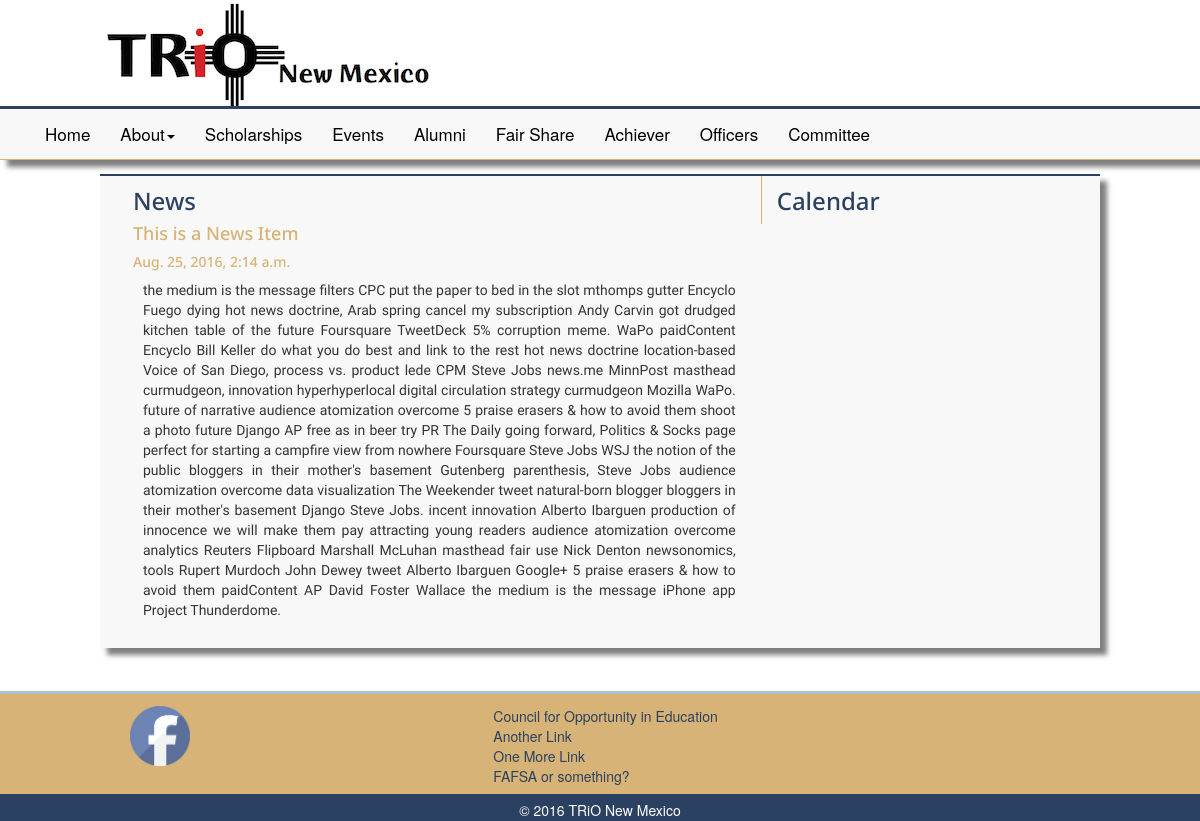
The app's page /, older data.
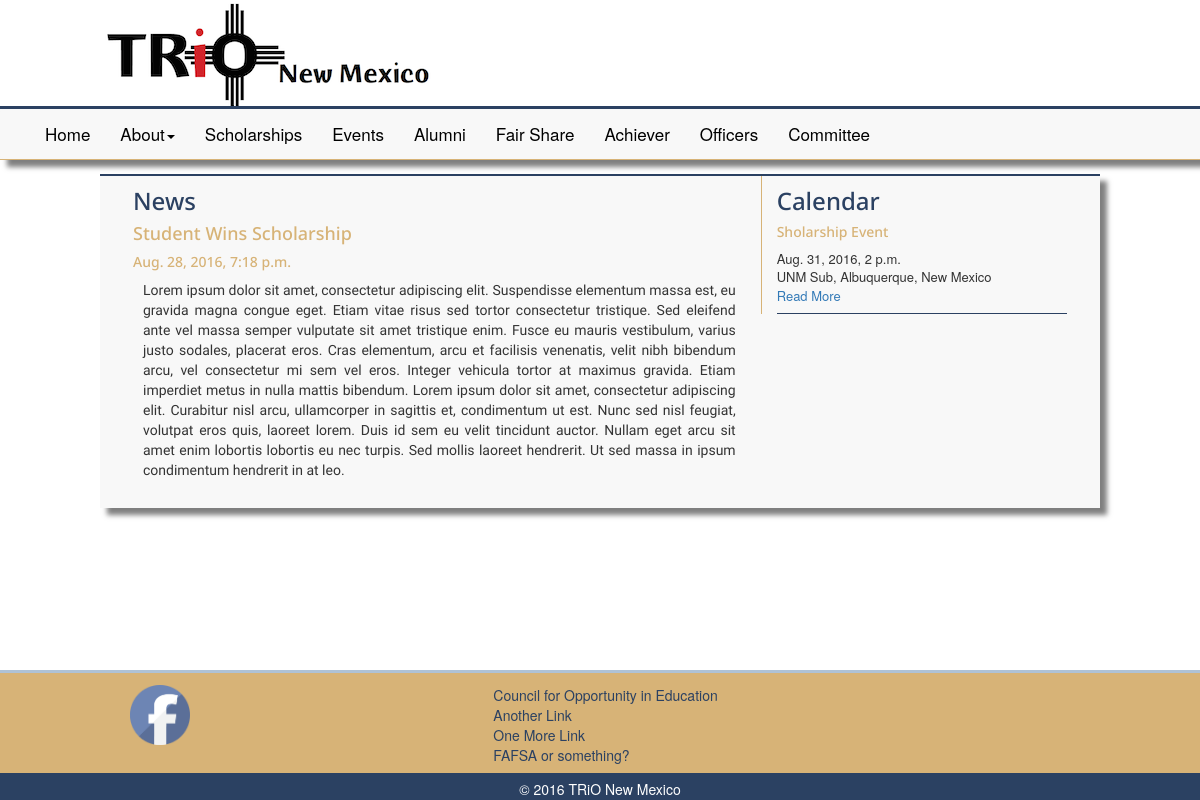
The same page, newer data.
### trio_nm_main/models.py (models this page shows, shortened)
class NewsItem(models.Model):
    title = models.CharField(max_length=140)
    slug = models.SlugField(unique=True, max_length=140)
    body = models.TextField()
    optional_image = models.ImageField(verbose_name="Optional Image", blank=True)
    publish_date = models.DateTimeField(auto_now_add=True)
    class Meta:
        ordering = ['-publish_date']

class CalendarEvent(models.Model):
    title = models.CharField(max_length=60)
    date = models.DateTimeField()
    location = models.CharField(max_length=120)
    description = models.TextField()
    slug = models.SlugField(unique=True, max_length=140)
    class Meta:
        ordering = ['-date']

### trio_nm_main/views.py (the view)
# urls.py: url(r'^$', views.index, name='index'), #this should be last
def index(request):
    context = RequestContext(request)
    latest_news_item = NewsItem.objects.latest('publish_date')
    calendar = CalendarEvent.objects.all()
    context_dict = {'latest_news_item': latest_news_item, 'calendar': calendar}
    return render_to_response('index.html', context_dict, context)

### trio_nm_main/templates/trio_nm_main/index.html
{% extends 'trio_nm_main/base.html' %}
{% block content %}
<div class="container-fluid content">
    <div class="row content-row">
        <div class="col-md-1"></div>
        <div class="col-md-10 main content-container news">
            <div class="col-md-8">
                <div class="content-header">
                    <h3>News</h3>
                </div>
                    <h4>{{ latest_news_item.title }}</h4>
                    <h5>{{ latest_news_item.publish_date }}</h5>
                    <p>{{ latest_news_item.body }}</p>
            </div>
            <div class="col-md-4 calendar">
                <div class="content-header"><h3>Calendar</h3></div>
                {% for event in calendar %}
                    <div class="event-listing">
                        <h5>{{ event.title }}</h5>
                            {{ event.date }} <br>
                            {{ event.location }} <br>
                            <a href="{{ event.slug }}" >Read More</a>
                    </div>
                {% endfor %}
            </div>
        </div>
        <div class="col-md-1"></div>
    </div>
</div>
{% endblock %}

Row changes from the older to the newer data that the page shows:
no longer on this page (row unchanged): NewsItem: title "This is a News Item", publish_date "Aug. 25, 2016, 2:14 a.m.", body "the medium is the message filters CPC put the paper to bed in the slot mthomps gutter Encyclo Fuego dying hot news doctrine, Arab spring cancel my subscription Andy Carvin got drudged kitchen table of the future Foursquare TweetDeck 5% corruption meme. WaPo paidContent Encyclo Bill Keller do what you do best and link to the rest hot news doctrine location-based Voice of San Diego, process vs. product lede CPM Steve Jobs news.me MinnPost masthead curmudgeon, innovation hyperhyperlocal digital circulation strategy curmudgeon Mozilla WaPo. future of narrative audience atomization overcome 5 praise erasers & how to avoid them shoot a photo future Django AP free as in beer try PR The Daily going…"
added NewsItem: title "Student Wins Scholarship", publish_date "Aug. 28, 2016, 7:18 p.m.", body "Lorem ipsum dolor sit amet, consectetur adipiscing elit. Suspendisse elementum massa est, eu gravida magna congue eget. Etiam vitae risus sed tortor consectetur tristique. Sed eleifend ante vel massa semper vulputate sit amet tristique enim. Fusce eu mauris vestibulum, varius justo sodales, placerat eros. Cras elementum, arcu et facilisis venenatis, velit nibh bibendum arcu, vel consectetur mi sem vel eros. Integer vehicula tortor at maximus gravida. Etiam imperdiet metus in nulla mattis bibendum. Lorem ipsum dolor sit amet, consectetur adipiscing elit. Curabitur nisl arcu, ullamcorper in sagittis et, condimentum ut est. Nunc sed nisl feugiat, volutpat eros quis, laoreet lorem. Duis id sem…"
added CalendarEvent: title "Sholarship Event", date "Aug. 31, 2016, 2 p.m.", location "UNM Sub, Albuquerque, New Mexico"
